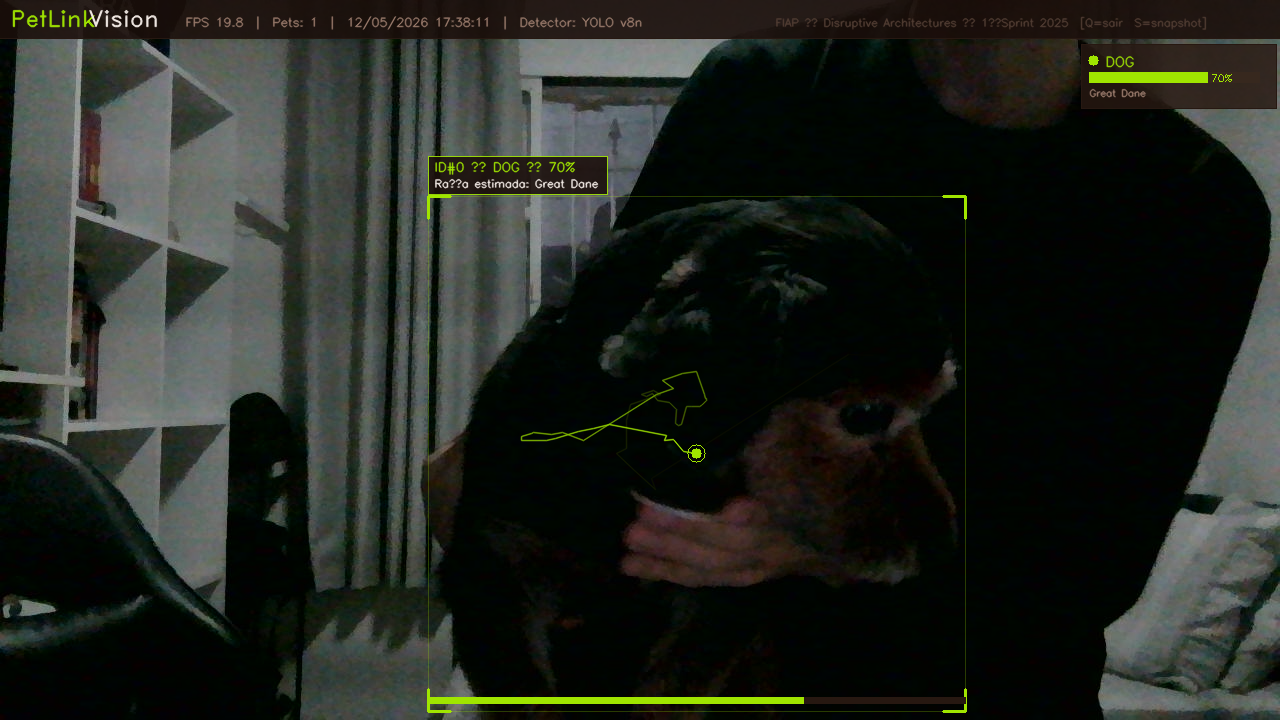
#> input picture snapshots_petlink/petlink_20260512_173811_f1050.png, 1280 x 720 px
$ python -i FutureVet_pet_vision.py   (imports and definitions only)
#> lines starting #> are read from the running program, lines starting #| are printed output that depends on the picture; after the words box and inside, x2 and y2 are one past the last pixel; in counts of white or black regions, pixels touching at a corner belong together
#> further down, picture is the input picture: shape (720, 1280, 3); mean B, G, R 32.7, 38.4, 35.1
import argparse
import json
import sys
import time
from datetime import datetime, timezone
from pathlib import Path

import cv2
import numpy as np

PET_CLASSES = {
    15: ("cat",  "Gato",  (255, 140,   0)),
    16: ("dog",  "Cão",   ( 50, 205,  50)),
    17: ("horse", "Cavalo", (138,  43, 226)),
}

def infer_behavior(x1, y1, x2, y2, frame_h, prev_box=None):
    area = (x2 - x1) * (y2 - y1)
    aspect = (x2 - x1) / max(y2 - y1, 1)

    movement = 0.0
    if prev_box:
        cx1, cy1 = (x1 + x2) / 2, (y1 + y2) / 2
        px1, py1 = (prev_box[0] + prev_box[2]) / 2, (prev_box[1] + prev_box[3]) / 2
        movement = ((cx1 - px1) ** 2 + (cy1 - py1) ** 2) ** 0.5

    if movement > 30:
        return "Ativo", (0, 200, 100)
    if aspect > 1.8:
        return "Deitado", (100, 100, 255)
    if y2 > frame_h * 0.85:
        return "Comendo/Bebendo", (0, 220, 220)
    return "Parado", (200, 200, 200)

# [69 lines left out: functions draw_detections, load_detector, detect_yolo, not called in this run]

def detect_placeholder(frame):
    hsv = cv2.cvtColor(frame, cv2.COLOR_BGR2HSV)
#> hsv: shape (720, 1280, 3); mean H, S, V 60.4, 146, 40.4
    lower = np.array([5, 40, 60])
    upper = np.array([30, 200, 220])
    mask = cv2.inRange(hsv, lower, upper)
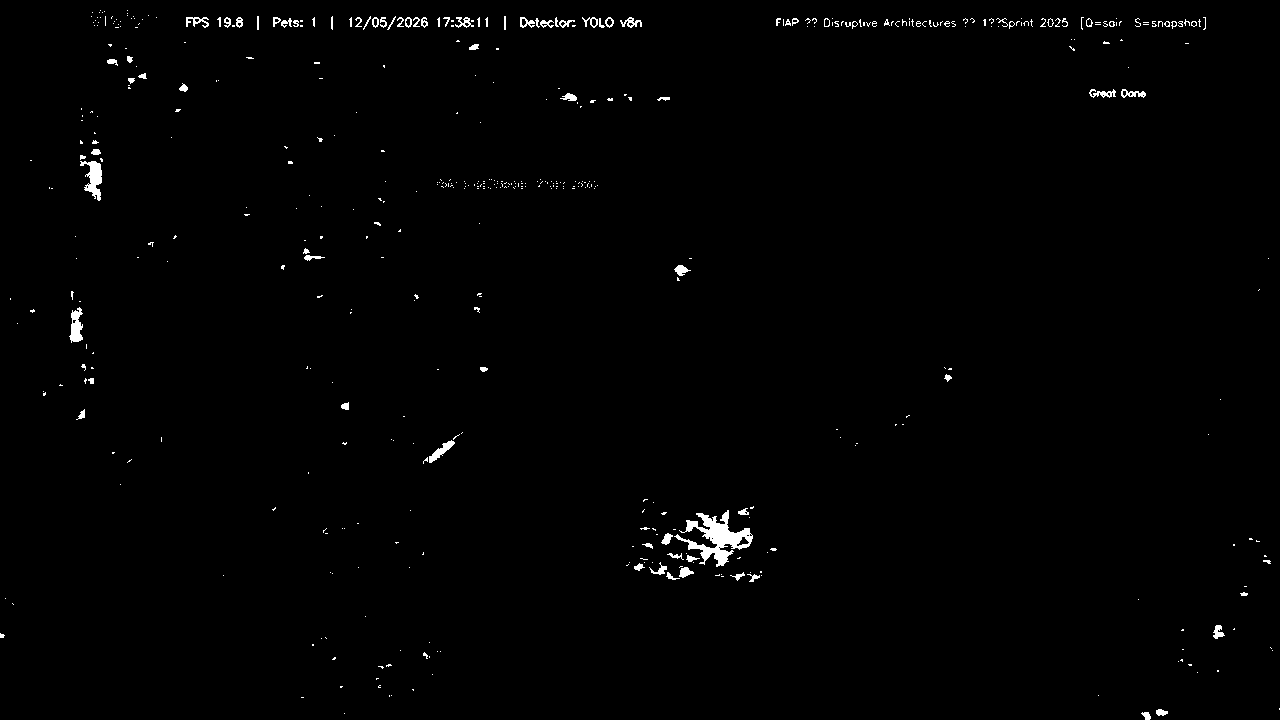
#> mask: shape (720, 1280); 0.88% white; 494 white regions (406 under 20 px), largest, box (x1, y1, x2, y2) and area: (674, 510, 753, 567) 1630, (80, 161, 102, 201) 452, (69, 307, 83, 343) 315
    mask = cv2.morphologyEx(mask, cv2.MORPH_CLOSE, np.ones((15, 15), np.uint8))
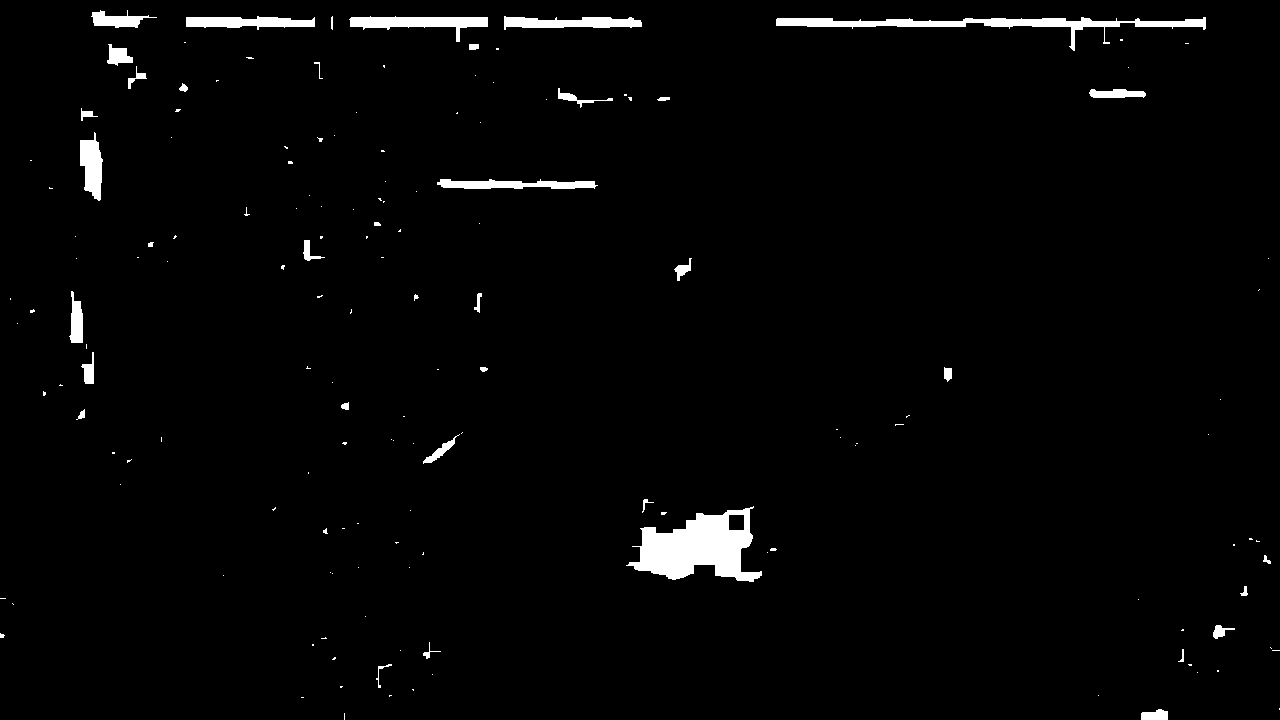
#> mask: shape (720, 1280); 2.1% white; 157 white regions (118 under 20 px)
    contours, _ = cv2.findContours(mask, cv2.RETR_EXTERNAL, cv2.CHAIN_APPROX_SIMPLE)
#> contours = 157 contours, 124 with area under 20; largest, box (x1, y1, x2, y2) and area: (626, 506, 762, 582) 5664, (776, 17, 1206, 51) 2612, (349, 16, 488, 42) 1324, (504, 16, 642, 30) 1096, (186, 16, 315, 30) 1047
    h, w = frame.shape[:2]
#> h = 720; w = 1280
    detections = []
    for cnt in contours:
        area = cv2.contourArea(cnt)
        if area < 2000:
            continue
        x, y, bw, bh = cv2.boundingRect(cnt)
        conf = min(0.99, area / (h * w * 0.15))
        behavior = infer_behavior(x, y, x + bw, y + bh, h)
        detections.append({"box": (x, y, x + bw, y + bh), "label": "dog",
                            "label_pt": "Pet", "color": (50, 205, 50),
                            "confidence": conf, "behavior": behavior})
#> this loop made 157 passes
#> after the loop, detections = 2 items
    return detections[:3]

# [31 lines left out: function generate_demo_frame, not called in this run]

EVENT_LOG: list[dict] = []

# [79 lines left out: functions log_event, main, not called in this run]


# [2 lines not run here, left out]

>>> import cv2
>>> picture = cv2.imread('snapshots_petlink/petlink_20260512_173811_f1050.png')
>>> result = detect_placeholder(picture)
#> result = 2 items

$ run again, on snapshots_petlink/petlink_20260512_173826_f1350.png
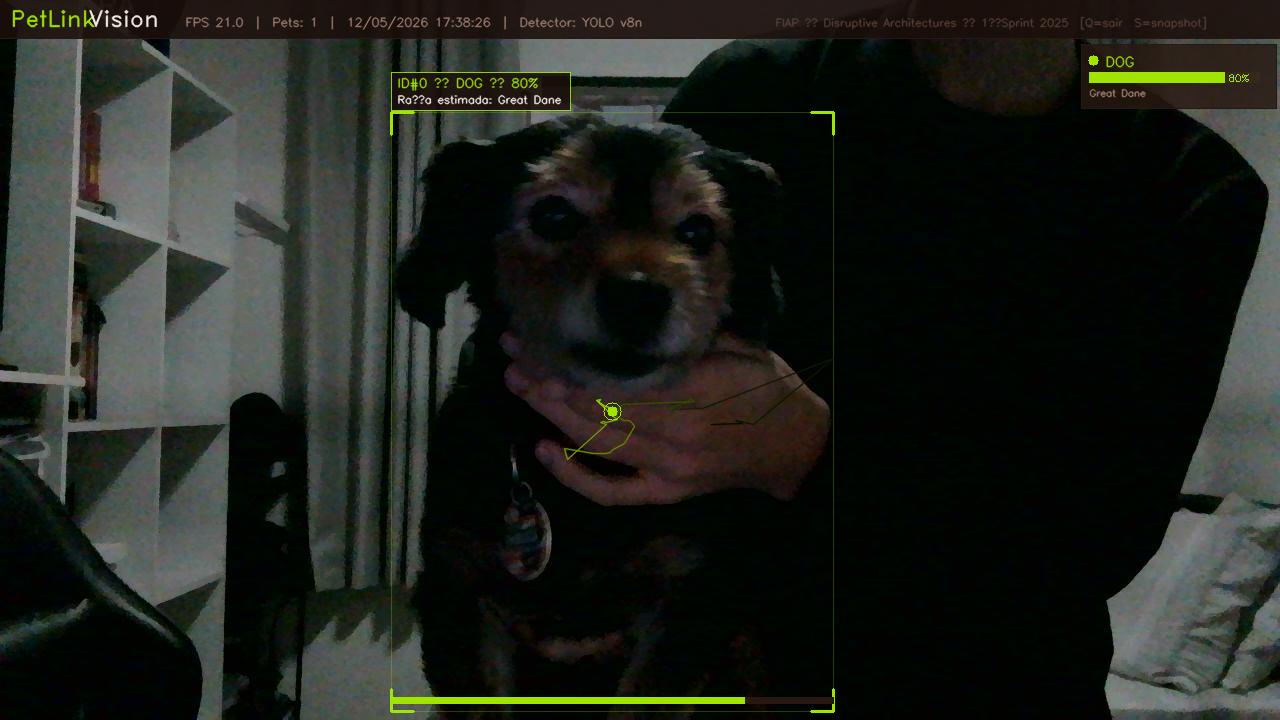
#> input picture snapshots_petlink/petlink_20260512_173826_f1350.png, 1280 x 720 px
#> picture is the input picture: shape (720, 1280, 3); mean B, G, R 29.5, 35.2, 32.1
#> hsv: shape (720, 1280, 3); mean H, S, V 60.8, 150.6, 37.3
#> in detect_placeholder, `mask = cv2.inRange(hsv, lower, upper)`:
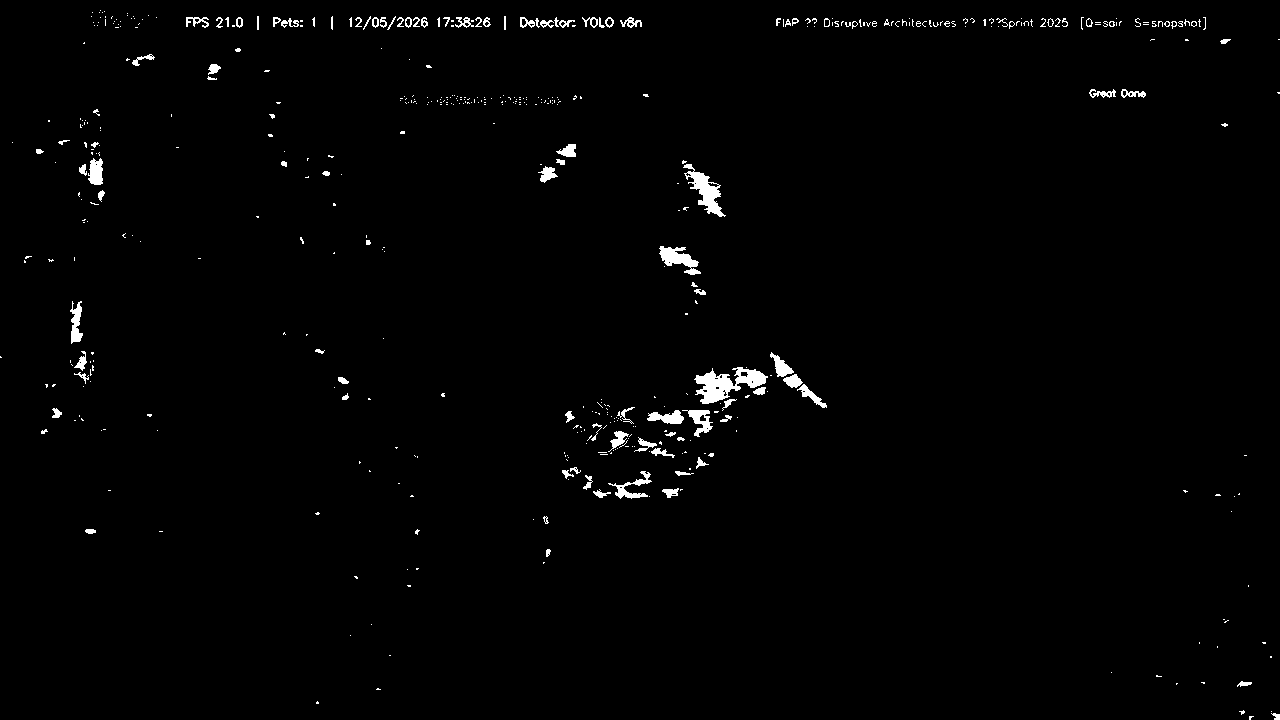
#> mask: shape (720, 1280); 1.2% white; 505 white regions (398 under 20 px), largest, box (x1, y1, x2, y2) and area: (694, 367, 768, 404) 1280, (683, 164, 726, 217) 801, (659, 246, 701, 275) 566
#> in detect_placeholder, `mask = cv2.morphologyEx(mask, cv2.MORPH_CLOSE, np.ones((15, 15), np.ui..`:
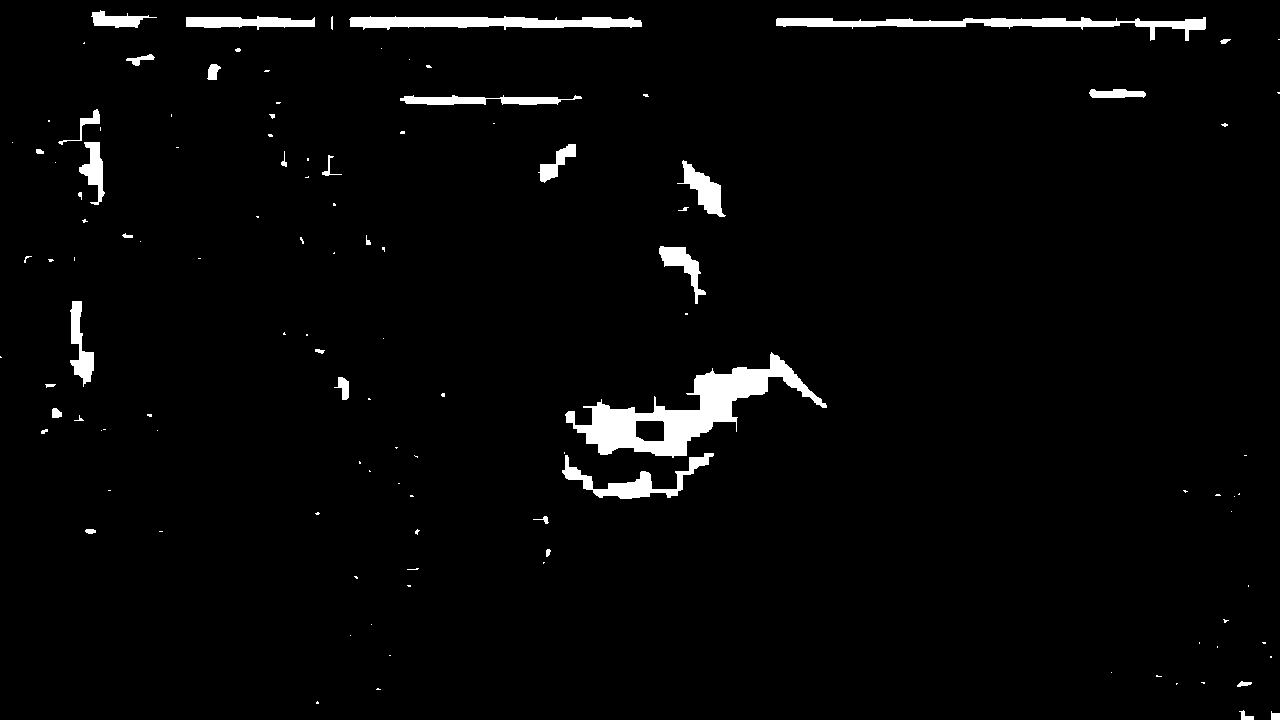
#> mask: shape (720, 1280); 2.8% white; 118 white regions (80 under 20 px)
#> contours = 118 contours, 89 with area under 20; largest, box (x1, y1, x2, y2) and area: (565, 352, 827, 458) 8126, (776, 17, 1206, 41) 2674, (349, 16, 642, 30) 2497, (562, 453, 714, 499) 1620, (186, 16, 315, 30) 1050
#> the loop in detect_placeholder, `for cnt in contours:` made 118 passes
#> after the loop in detect_placeholder, `for cnt in contours:`: detections = 3 items

$ run again, on snapshots_petlink/petlink_20260512_173848_f1800.png
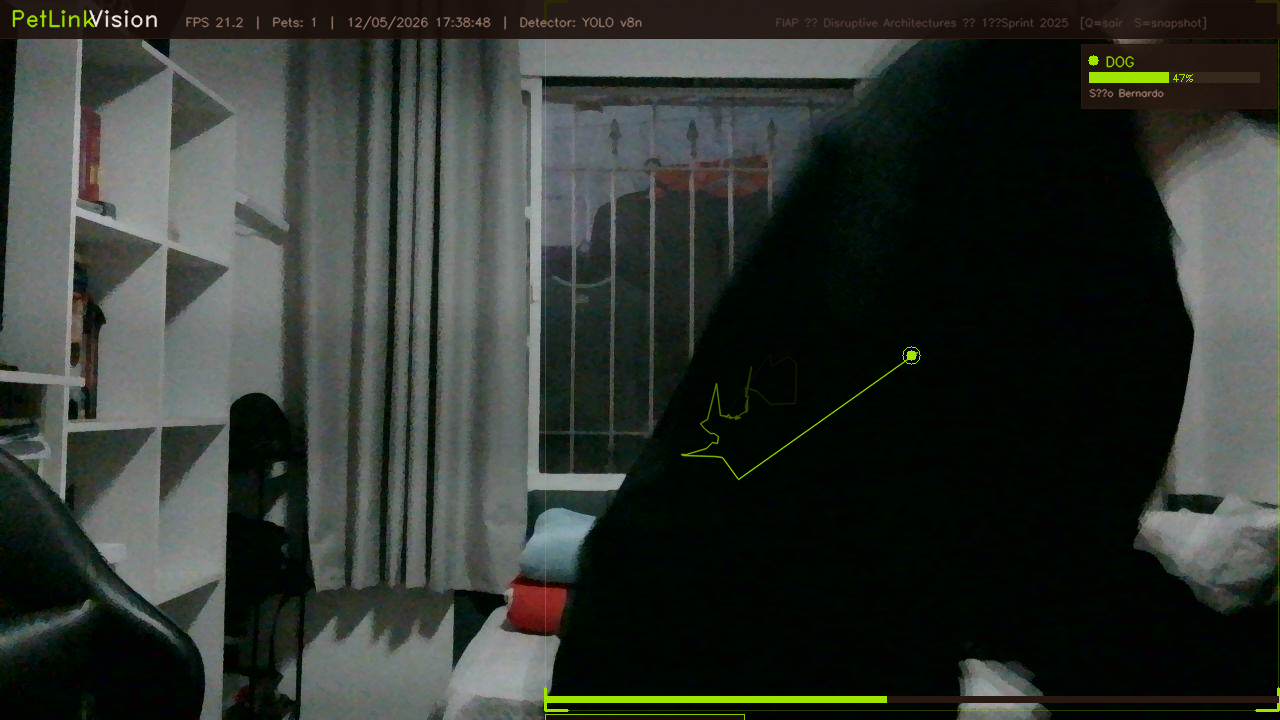
#> input picture snapshots_petlink/petlink_20260512_173848_f1800.png, 1280 x 720 px
#> picture is the input picture: shape (720, 1280, 3); mean B, G, R 48.7, 53.8, 49.1
#> hsv: shape (720, 1280, 3); mean H, S, V 65.2, 126.4, 55.6
#> in detect_placeholder, `mask = cv2.inRange(hsv, lower, upper)`:
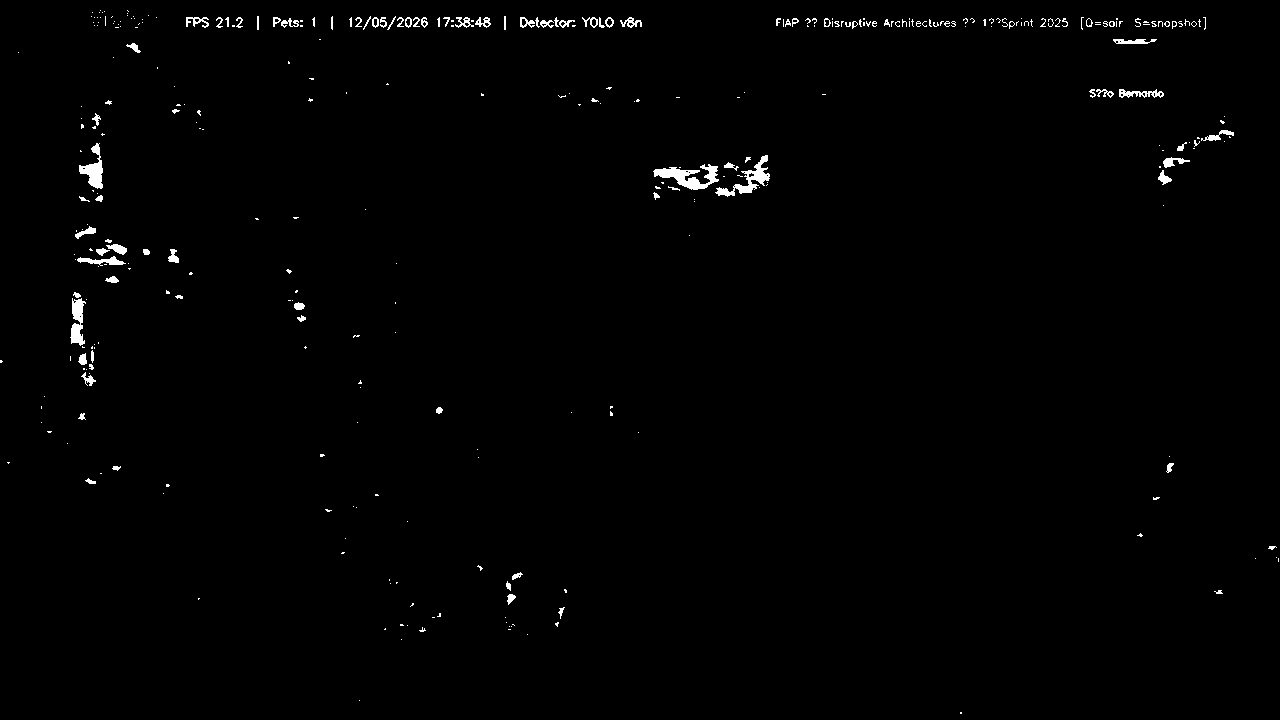
#> mask: shape (720, 1280); 0.9% white; 346 white regions (254 under 20 px), largest, box (x1, y1, x2, y2) and area: (653, 164, 719, 190) 774, (715, 155, 770, 197) 627, (79, 143, 103, 189) 493
#> in detect_placeholder, `mask = cv2.morphologyEx(mask, cv2.MORPH_CLOSE, np.ones((15, 15), np.ui..`:
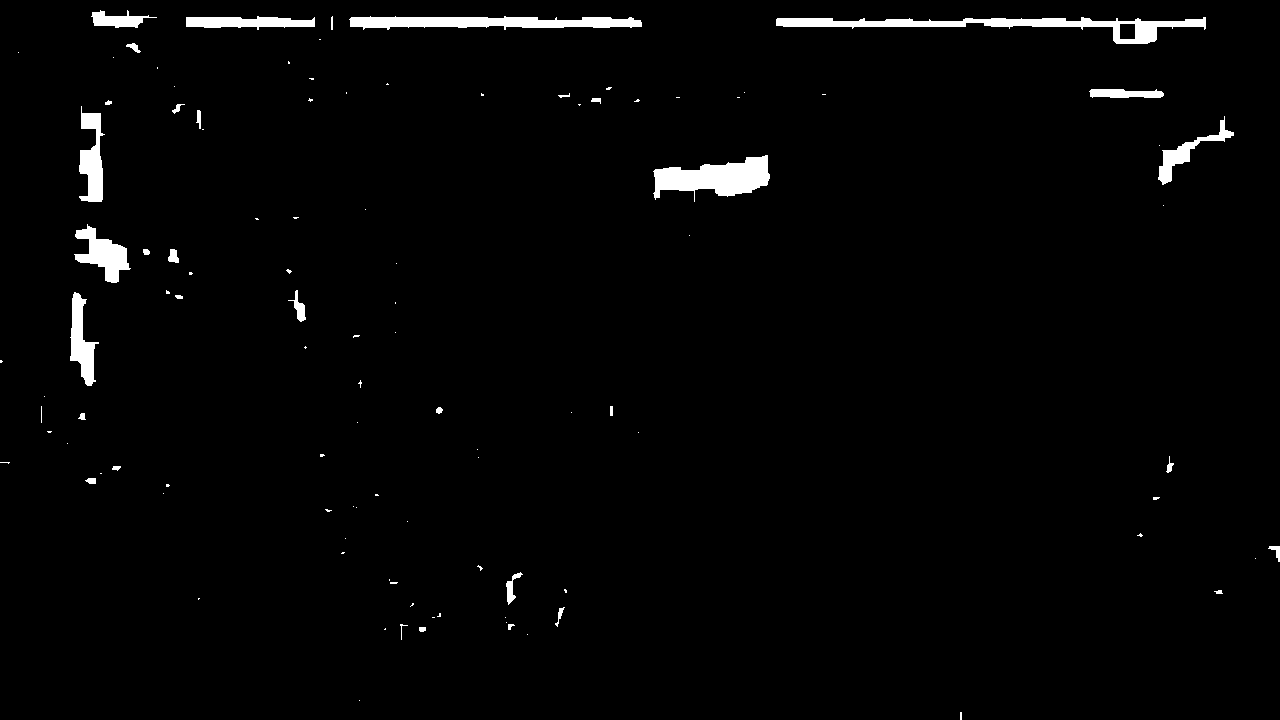
#> mask: shape (720, 1280); 2.1% white; 107 white regions (73 under 20 px)
#> contours = 107 contours, 81 with area under 20; largest, box (x1, y1, x2, y2) and area: (776, 17, 1206, 44) 3344, (653, 155, 770, 202) 2934, (349, 16, 642, 30) 2510, (74, 224, 131, 283) 1410, (79, 106, 105, 202) 1292
#> the loop in detect_placeholder, `for cnt in contours:` made 107 passes
#> after the loop in detect_placeholder, `for cnt in contours:`: detections = 3 items
